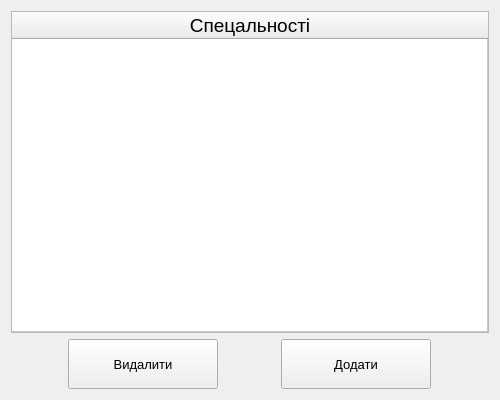
<?xml version="1.0" encoding="UTF-8"?>
<ui version="4.0">
 <class>widgetSpecialty</class>
 <widget class="QWidget" name="widgetSpecialty">
  <property name="geometry">
   <rect>
    <x>0</x>
    <y>0</y>
    <width>500</width>
    <height>400</height>
   </rect>
  </property>
  <property name="minimumSize">
   <size>
    <width>500</width>
    <height>300</height>
   </size>
  </property>
  <property name="windowTitle">
   <string>Form</string>
  </property>
  <layout class="QGridLayout" name="gridLayout">
   <item row="1" column="0">
    <widget class="QTableWidget" name="tableRegister">
     <property name="sizePolicy">
      <sizepolicy hsizetype="Expanding" vsizetype="Expanding">
       <horstretch>0</horstretch>
       <verstretch>0</verstretch>
      </sizepolicy>
     </property>
     <property name="font">
      <font>
       <stylestrategy>PreferDefault</stylestrategy>
      </font>
     </property>
     <property name="frameShape">
      <enum>QFrame::StyledPanel</enum>
     </property>
     <property name="verticalScrollBarPolicy">
      <enum>Qt::ScrollBarAsNeeded</enum>
     </property>
     <property name="horizontalScrollBarPolicy">
      <enum>Qt::ScrollBarAsNeeded</enum>
     </property>
     <property name="sizeAdjustPolicy">
      <enum>QAbstractScrollArea::AdjustIgnored</enum>
     </property>
     <property name="selectionMode">
      <enum>QAbstractItemView::SingleSelection</enum>
     </property>
     <property name="selectionBehavior">
      <enum>QAbstractItemView::SelectRows</enum>
     </property>
     <property name="textElideMode">
      <enum>Qt::ElideRight</enum>
     </property>
     <property name="showGrid">
      <bool>true</bool>
     </property>
     <property name="sortingEnabled">
      <bool>true</bool>
     </property>
     <property name="wordWrap">
      <bool>true</bool>
     </property>
     <property name="rowCount">
      <number>1</number>
     </property>
     <property name="columnCount">
      <number>1</number>
     </property>
     <attribute name="horizontalHeaderCascadingSectionResizes">
      <bool>true</bool>
     </attribute>
     <attribute name="horizontalHeaderShowSortIndicator" stdset="0">
      <bool>true</bool>
     </attribute>
     <attribute name="horizontalHeaderStretchLastSection">
      <bool>true</bool>
     </attribute>
     <attribute name="verticalHeaderVisible">
      <bool>false</bool>
     </attribute>
     <attribute name="verticalHeaderCascadingSectionResizes">
      <bool>true</bool>
     </attribute>
     <attribute name="verticalHeaderShowSortIndicator" stdset="0">
      <bool>true</bool>
     </attribute>
     <attribute name="verticalHeaderStretchLastSection">
      <bool>true</bool>
     </attribute>
     <row>
      <property name="text">
       <string>1</string>
      </property>
      <property name="textAlignment">
       <set>AlignCenter</set>
      </property>
     </row>
     <column>
      <property name="text">
       <string>Спецальності</string>
      </property>
      <property name="font">
       <font>
        <pointsize>14</pointsize>
       </font>
      </property>
     </column>
     <item row="0" column="0">
      <property name="text">
       <string/>
      </property>
      <property name="textAlignment">
       <set>AlignLeading|AlignVCenter</set>
      </property>
     </item>
    </widget>
   </item>
   <item row="2" column="0">
    <layout class="QHBoxLayout" name="horizontalLayout">
     <item>
      <widget class="QPushButton" name="btnRemove">
       <property name="minimumSize">
        <size>
         <width>0</width>
         <height>50</height>
        </size>
       </property>
       <property name="maximumSize">
        <size>
         <width>150</width>
         <height>50</height>
        </size>
       </property>
       <property name="font">
        <font>
         <pointsize>10</pointsize>
        </font>
       </property>
       <property name="text">
        <string>Видалити</string>
       </property>
      </widget>
     </item>
     <item>
      <widget class="QPushButton" name="btnAdd">
       <property name="minimumSize">
        <size>
         <width>0</width>
         <height>50</height>
        </size>
       </property>
       <property name="maximumSize">
        <size>
         <width>150</width>
         <height>50</height>
        </size>
       </property>
       <property name="font">
        <font>
         <pointsize>10</pointsize>
        </font>
       </property>
       <property name="text">
        <string>Додати</string>
       </property>
      </widget>
     </item>
    </layout>
   </item>
  </layout>
 </widget>
 <resources/>
 <connections/>
</ui>
